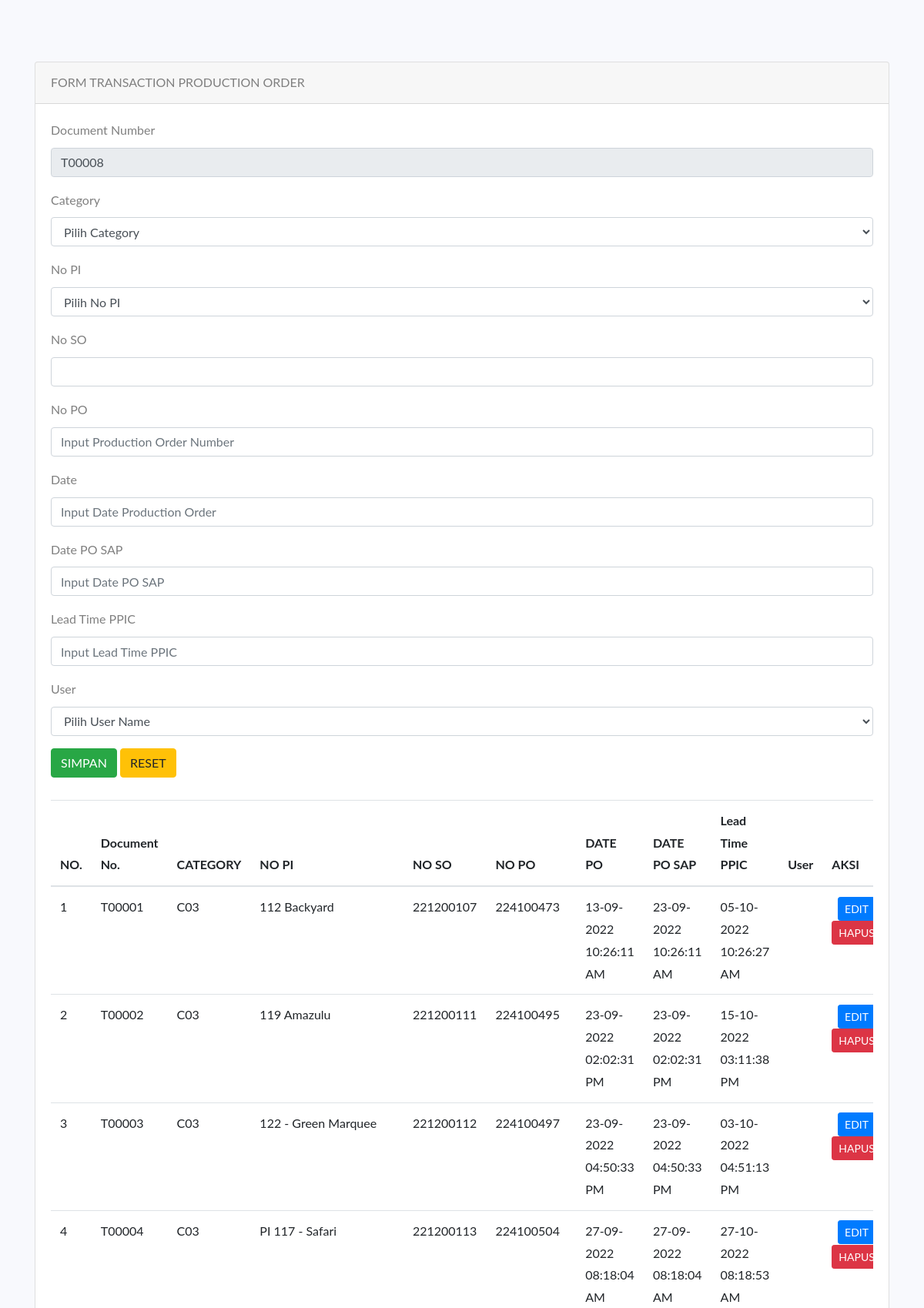
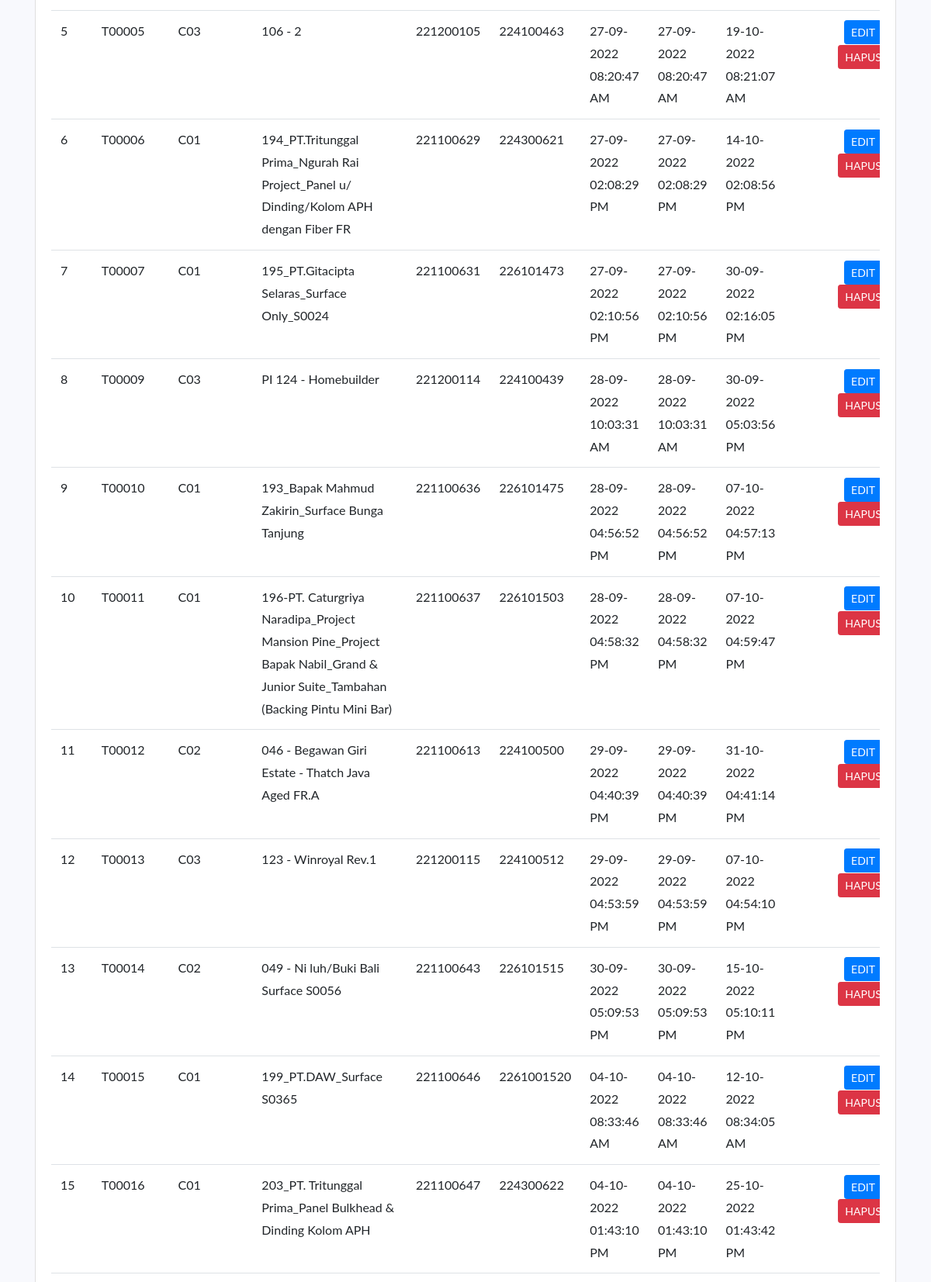
/pages/ppic/po/transaction-po.php (upper part), run on the app's committed database (2 pictures, top to bottom).
### tables this page shows
CREATE TABLE `prod_order` (
  `NumDoc` varchar(10) NOT NULL,
  `CatID` varchar(10) NOT NULL,
  `NoPI` varchar(250) NOT NULL,
  `NoSO` varchar(250) NOT NULL,
  `NoPO` varchar(256) NOT NULL,
  `DatePO` datetime NOT NULL,
  `DatePOSAP` datetime NOT NULL,
  `LeadTimePPIC` datetime NOT NULL,
  `UserID` varchar(10) NOT NULL
);

### pages/ppic/po/transaction-po.php (the view, shortened to what this page needs)
<!doctype html>
<html lang="en">
  <head>
    <link rel="stylesheet" href="https://stackpath.bootstrapcdn.com/bootstrap/4.4.1/css/bootstrap.min.css">
    <link rel="stylesheet" href="//cdn.datatables.net/1.10.20/css/jquery.dataTables.min.css">
    <link rel="stylesheet" href="css/style.css">
	  <link rel="stylesheet" href="css/bootstrap-datetimepicker.min.css">
    <link rel="stylesheet" href="https://stackpath.bootstrapcdn.com/font-awesome/4.7.0/css/font-awesome.min.css">
  </head>
  <body>
<?php
	include('koneksi.php');
    $query3 = "SELECT max(NumDoc) as kodeTerbesar FROM prod_order";
    $hasil = mysqli_query($connection,$query3);
	$data3 = mysqli_fetch_array($hasil);
	$kodeBarang = $data3['kodeTerbesar'];
	$urutan = (int) substr($kodeBarang, 5, 5);
	$urutan++;
	$huruf = "T";
	$kodeBarang = $huruf . sprintf("%05s", $urutan);
	?>
    <div class="container" style="margin-top: 80px">
      <div class="row">
        <div class="col-md-12">
          <div class="card">
            <div class="card-header">
              FORM TRANSACTION PRODUCTION ORDER
            </div>
            <div class="card-body">
             <form action="simpan-po.php" method="POST">
                <div class="form-group">
                  <label>Document Number</label>
                  <input type="text" name="NumDoc" placeholder="Masukkan Document Number" required="required" value="<?php echo $kodeBarang ?>" class="form-control" readonly>
                </div>
                <div class="form-group">
                  <label>Category</label>
                  <select name="CatID" class="form-control">
                    <option value="">Pilih Category</option>
                  </select>
                </div>
                <div class="form-group">
                  <label>No PI</label>
                  <select onchange="isi_otomatis()" id="NoPI" name="NoPI" class="form-control">
                    <option value="">Pilih No PI</option>
                  </select>
                </div>
                <div class="form-group">
                  <label>No SO</label>
                  <input type="text" name="NoSO" id="NoSO" class="form-control">
                </div>
                <div class="form-group">
                  <label>No PO</label>
                  <input type="text" name="NoPO" placeholder="Input Production Order Number" class="form-control">
                </div>
                <div class="form-group">
                  <label>Date</label>
                  <input type="text" name="DatePO" placeholder="Input Date Production Order" class="form-control" id="id_0">
                </div>
                <div class="form-group">
                  <label>Date PO SAP</label>
                  <input type="text" name="DatePOSAP" placeholder="Input Date PO SAP" class="form-control" id="id_5">
                </div>
                <div class="form-group">
                  <label>Lead Time PPIC</label>
                  <input type="text" name="LeadTimePPIC" placeholder="Input Lead Time PPIC" class="form-control" id="id_1">
                </div>
                <div class="form-group">
                  <label>User</label>
                  <select name="UserID" class="form-control">
                    <option value="">Pilih User Name</option>
                  </select>
                </div>
                <button type="submit" class="btn btn-success">SIMPAN</button>
                <button type="reset" class="btn btn-warning">RESET</button>
              </form>
              <br/>
              <div class="table-responsive">
              <table class="table table-hover" id="deptTable">
                <thead>
                  <tr>
                    <th scope="col">NO.</th>
                    <th scope="col">Document No.</th>
                    <th scope="col">CATEGORY</th>
                    <th scope="col">NO PI</th>
                    <th scope="col">NO SO</th>
                    <th scope="col">NO PO</th>
                    <th scope="col">DATE PO</th>
                    <th scope="col">DATE PO SAP</th>
                    <th scope="col">Lead Time PPIC</th>
                    <th scope="col">User</th>
                    <th scope="col">AKSI</th>
                  </tr>
                </thead>
                <tbody>
                  <?php
                      include('koneksi.php');
                      $no = 1;
                      $query = mysqli_query($connection,"SELECT t1.NumDoc as ND, t1.CatID as CAD, t1.NoPI as NP, t1.NoSO as NOS, t1.NoPO as SO, t1.DatePO as DS, t1.DatePOSAP as DSAP, t1.LeadTimePPIC as LTP, t2.UserName as Usern FROM prod_order t1 left join user t2 on t1.UserID = t2.UserID");
                      while($row = mysqli_fetch_array($query)){
                  ?>
                  <tr>
                      <td><?php echo $no++ ?></td>
                      <td><?php echo $row['ND'] ?></td>
                      <td><?php echo $row['CAD'] ?></td>
                      <td><?php echo $row['NP'] ?></td>
                      <td><?php echo $row['NOS'] ?></td>
                      <td><?php echo $row['SO'] ?></td>
                      <td><?php echo date("d-m-Y h:i:s A",strtotime($row['DS'])) ?></td>
                      <td><?php echo date("d-m-Y h:i:s A",strtotime($row['DSAP'])) ?></td>
                      <td><?php echo date("d-m-Y h:i:s A",strtotime($row['LTP'])) ?></td>
                      <td><?php echo $row['Usern'] ?></td>
                      <td class="text-center">
                        <a href="edit-po.php?id=<?php echo $row['ND'] ?>" class="btn btn-sm btn-primary">EDIT</a>
                        <a href="hapus-po.php?id=<?php echo $row['ND'] ?>" class="btn btn-sm btn-danger">HAPUS</a>
                      </td>
                  </tr>
                <?php } ?>
                </tbody>
              </table>
              </div>
            </div>
          </div>
      </div>
    </div>
  </body>
</html>

### data on the page
prod_order: NumDoc "T00001", CatID "C03", NoPI "112 Backyard", NoSO "221200107", NoPO "224100473", DatePO "13-09-2022 10:26:11 AM", DatePOSAP "23-09-2022 10:26:11 AM", LeadTimePPIC "05-10-2022 10:26:27 AM"
prod_order: NumDoc "T00002", CatID "C03", NoPI "119 Amazulu", NoSO "221200111", NoPO "224100495", DatePO "23-09-2022 02:02:31 PM", DatePOSAP "23-09-2022 02:02:31 PM", LeadTimePPIC "15-10-2022 03:11:38 PM"
prod_order: NumDoc "T00003", CatID "C03", NoPI "122 - Green Marquee", NoSO "221200112", NoPO "224100497", DatePO "23-09-2022 04:50:33 PM", DatePOSAP "23-09-2022 04:50:33 PM", LeadTimePPIC "03-10-2022 04:51:13 PM"
prod_order: NumDoc "T00004", CatID "C03", NoPI "PI 117 - Safari", NoSO "221200113", NoPO "224100504", DatePO "27-09-2022 08:18:04 AM", DatePOSAP "27-09-2022 08:18:04 AM", LeadTimePPIC "27-10-2022 08:18:53 AM"
prod_order: NumDoc "T00005", CatID "C03", NoPI "106 - 2", NoSO "221200105", NoPO "224100463", DatePO "27-09-2022 08:20:47 AM", DatePOSAP "27-09-2022 08:20:47 AM", LeadTimePPIC "19-10-2022 08:21:07 AM"
prod_order: NumDoc "T00006", CatID "C01", NoPI "194_PT.Tritunggal Prima_Ngurah Rai Project_Panel u/ Dinding/Kolom APH dengan Fiber FR", NoSO "221100629", NoPO "224300621", DatePO "27-09-2022 02:08:29 PM", DatePOSAP "27-09-2022 02:08:29 PM", LeadTimePPIC "14-10-2022 02:08:56 PM"
prod_order: NumDoc "T00007", CatID "C01", NoPI "195_PT.Gitacipta Selaras_Surface Only_S0024", NoSO "221100631", NoPO "226101473", DatePO "27-09-2022 02:10:56 PM", DatePOSAP "27-09-2022 02:10:56 PM", LeadTimePPIC "30-09-2022 02:16:05 PM"
prod_order: NumDoc "T00009", CatID "C03", NoPI "PI 124 - Homebuilder", NoSO "221200114", NoPO "224100439", DatePO "28-09-2022 10:03:31 AM", DatePOSAP "28-09-2022 10:03:31 AM", LeadTimePPIC "30-09-2022 05:03:56 PM"
prod_order: NumDoc "T00010", CatID "C01", NoPI "193_Bapak Mahmud Zakirin_Surface Bunga Tanjung", NoSO "221100636", NoPO "226101475", DatePO "28-09-2022 04:56:52 PM", DatePOSAP "28-09-2022 04:56:52 PM", LeadTimePPIC "07-10-2022 04:57:13 PM"
prod_order: NumDoc "T00011", CatID "C01", NoPI "196-PT. Caturgriya Naradipa_Project Mansion Pine_Project Bapak Nabil_Grand & Junior Suite_Tambahan (Backing Pintu Mini Bar)", NoSO "221100637", NoPO "226101503", DatePO "28-09-2022 04:58:32 PM", DatePOSAP "28-09-2022 04:58:32 PM", LeadTimePPIC "07-10-2022 04:59:47 PM"
prod_order: NumDoc "T00012", CatID "C02", NoPI "046 - Begawan Giri Estate - Thatch Java Aged FR.A", NoSO "221100613", NoPO "224100500", DatePO "29-09-2022 04:40:39 PM", DatePOSAP "29-09-2022 04:40:39 PM", LeadTimePPIC "31-10-2022 04:41:14 PM"
prod_order: NumDoc "T00013", CatID "C03", NoPI "123 - Winroyal Rev.1", NoSO "221200115", NoPO "224100512", DatePO "29-09-2022 04:53:59 PM", DatePOSAP "29-09-2022 04:53:59 PM", LeadTimePPIC "07-10-2022 04:54:10 PM"
prod_order: NumDoc "T00014", CatID "C02", NoPI "049 - Ni luh/Buki Bali Surface S0056", NoSO "221100643", NoPO "226101515", DatePO "30-09-2022 05:09:53 PM", DatePOSAP "30-09-2022 05:09:53 PM", LeadTimePPIC "15-10-2022 05:10:11 PM"
prod_order: NumDoc "T00015", CatID "C01", NoPI "199_PT.DAW_Surface S0365", NoSO "221100646", NoPO "2261001520", DatePO "04-10-2022 08:33:46 AM", DatePOSAP "04-10-2022 08:33:46 AM", LeadTimePPIC "12-10-2022 08:34:05 AM"
prod_order: NumDoc "T00016", CatID "C01", NoPI "203_PT. Tritunggal Prima_Panel Bulkhead & Dinding Kolom APH", NoSO "221100647", NoPO "224300622", DatePO "04-10-2022 01:43:10 PM", DatePOSAP "04-10-2022 01:43:10 PM", LeadTimePPIC "25-10-2022 01:43:42 PM"
